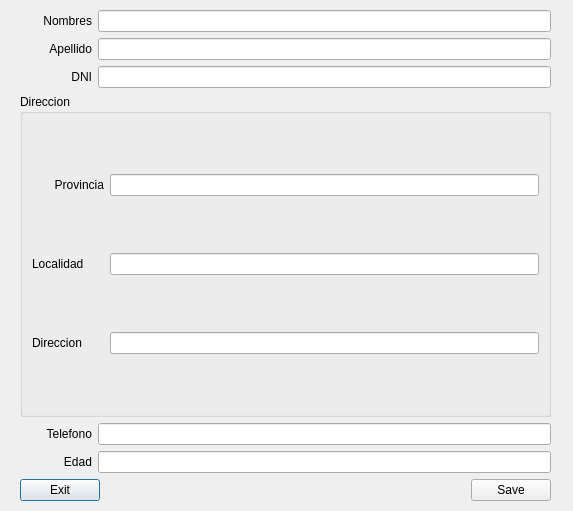
<?xml version="1.0" encoding="UTF-8"?>
<ui version="4.0">
 <class>Dialog</class>
 <widget class="QDialog" name="Dialog">
  <property name="geometry">
   <rect>
    <x>0</x>
    <y>0</y>
    <width>573</width>
    <height>511</height>
   </rect>
  </property>
  <property name="windowTitle">
   <string>Dialog</string>
  </property>
  <widget class="QWidget" name="layoutWidget">
   <property name="geometry">
    <rect>
     <x>20</x>
     <y>10</y>
     <width>531</width>
     <height>491</height>
    </rect>
   </property>
   <layout class="QVBoxLayout" name="verticalLayout_2">
    <item>
     <layout class="QGridLayout" name="gridLayout">
      <item row="0" column="0">
       <layout class="QHBoxLayout" name="hlDialog">
        <item>
         <widget class="QLabel" name="lbNombres">
          <property name="minimumSize">
           <size>
            <width>72</width>
            <height>0</height>
           </size>
          </property>
          <property name="text">
           <string>Nombres</string>
          </property>
          <property name="alignment">
           <set>Qt::AlignRight|Qt::AlignTrailing|Qt::AlignVCenter</set>
          </property>
         </widget>
        </item>
        <item>
         <widget class="QLineEdit" name="leNombres">
          <property name="sizePolicy">
           <sizepolicy hsizetype="Expanding" vsizetype="Fixed">
            <horstretch>0</horstretch>
            <verstretch>0</verstretch>
           </sizepolicy>
          </property>
          <property name="inputMethodHints">
           <set>Qt::ImhPreferUppercase|Qt::ImhUppercaseOnly</set>
          </property>
          <property name="maxLength">
           <number>100</number>
          </property>
         </widget>
        </item>
       </layout>
      </item>
      <item row="1" column="0">
       <layout class="QHBoxLayout" name="hlDialog">
        <item>
         <widget class="QLabel" name="lbApellido">
          <property name="minimumSize">
           <size>
            <width>72</width>
            <height>0</height>
           </size>
          </property>
          <property name="text">
           <string>Apellido</string>
          </property>
          <property name="alignment">
           <set>Qt::AlignRight|Qt::AlignTrailing|Qt::AlignVCenter</set>
          </property>
         </widget>
        </item>
        <item>
         <widget class="QLineEdit" name="leApellido">
          <property name="sizePolicy">
           <sizepolicy hsizetype="Expanding" vsizetype="Fixed">
            <horstretch>0</horstretch>
            <verstretch>0</verstretch>
           </sizepolicy>
          </property>
          <property name="inputMethodHints">
           <set>Qt::ImhPreferUppercase|Qt::ImhUppercaseOnly</set>
          </property>
         </widget>
        </item>
       </layout>
      </item>
      <item row="2" column="0">
       <layout class="QHBoxLayout" name="hlDialog">
        <item>
         <widget class="QLabel" name="lbDni">
          <property name="minimumSize">
           <size>
            <width>72</width>
            <height>0</height>
           </size>
          </property>
          <property name="text">
           <string>DNI</string>
          </property>
          <property name="alignment">
           <set>Qt::AlignRight|Qt::AlignTrailing|Qt::AlignVCenter</set>
          </property>
         </widget>
        </item>
        <item>
         <widget class="QLineEdit" name="leDni">
          <property name="sizePolicy">
           <sizepolicy hsizetype="Expanding" vsizetype="Fixed">
            <horstretch>0</horstretch>
            <verstretch>0</verstretch>
           </sizepolicy>
          </property>
          <property name="inputMethodHints">
           <set>Qt::ImhPreferNumbers</set>
          </property>
         </widget>
        </item>
       </layout>
      </item>
     </layout>
    </item>
    <item>
     <widget class="QGroupBox" name="groupBox">
      <property name="title">
       <string>Direccion</string>
      </property>
      <layout class="QGridLayout" name="gridLayout_2">
       <item row="0" column="0">
        <widget class="QLabel" name="lbDireccion_5">
         <property name="minimumSize">
          <size>
           <width>72</width>
           <height>0</height>
          </size>
         </property>
         <property name="text">
          <string>Provincia</string>
         </property>
         <property name="alignment">
          <set>Qt::AlignRight|Qt::AlignTrailing|Qt::AlignVCenter</set>
         </property>
        </widget>
       </item>
       <item row="1" column="0">
        <widget class="QLabel" name="label_9">
         <property name="text">
          <string>Localidad</string>
         </property>
        </widget>
       </item>
       <item row="1" column="1">
        <widget class="QLineEdit" name="leLocalidad"/>
       </item>
       <item row="2" column="0">
        <widget class="QLabel" name="label_10">
         <property name="text">
          <string>Direccion</string>
         </property>
        </widget>
       </item>
       <item row="2" column="1">
        <widget class="QLineEdit" name="leDireccion"/>
       </item>
       <item row="0" column="1">
        <widget class="QLineEdit" name="leProvincia">
         <property name="sizePolicy">
          <sizepolicy hsizetype="Expanding" vsizetype="Fixed">
           <horstretch>0</horstretch>
           <verstretch>0</verstretch>
          </sizepolicy>
         </property>
        </widget>
       </item>
      </layout>
     </widget>
    </item>
    <item>
     <layout class="QVBoxLayout" name="verticalLayout">
      <item>
       <layout class="QHBoxLayout" name="hlDialog">
        <item>
         <widget class="QLabel" name="lbTelefono">
          <property name="minimumSize">
           <size>
            <width>72</width>
            <height>0</height>
           </size>
          </property>
          <property name="text">
           <string>Telefono</string>
          </property>
          <property name="alignment">
           <set>Qt::AlignRight|Qt::AlignTrailing|Qt::AlignVCenter</set>
          </property>
         </widget>
        </item>
        <item>
         <widget class="QLineEdit" name="leTelefono">
          <property name="sizePolicy">
           <sizepolicy hsizetype="Expanding" vsizetype="Fixed">
            <horstretch>0</horstretch>
            <verstretch>0</verstretch>
           </sizepolicy>
          </property>
          <property name="inputMethodHints">
           <set>Qt::ImhPreferNumbers</set>
          </property>
         </widget>
        </item>
       </layout>
      </item>
      <item>
       <layout class="QHBoxLayout" name="hlDialog">
        <item>
         <widget class="QLabel" name="lbEdad">
          <property name="minimumSize">
           <size>
            <width>72</width>
            <height>0</height>
           </size>
          </property>
          <property name="text">
           <string>Edad</string>
          </property>
          <property name="alignment">
           <set>Qt::AlignRight|Qt::AlignTrailing|Qt::AlignVCenter</set>
          </property>
         </widget>
        </item>
        <item>
         <widget class="QLineEdit" name="leEdad">
          <property name="sizePolicy">
           <sizepolicy hsizetype="Expanding" vsizetype="Fixed">
            <horstretch>0</horstretch>
            <verstretch>0</verstretch>
           </sizepolicy>
          </property>
          <property name="inputMethodHints">
           <set>Qt::ImhPreferNumbers</set>
          </property>
         </widget>
        </item>
       </layout>
      </item>
      <item>
       <layout class="QHBoxLayout" name="horizontalLayout">
        <item>
         <widget class="QPushButton" name="btExit">
          <property name="text">
           <string>Exit</string>
          </property>
         </widget>
        </item>
        <item>
         <spacer name="horizontalSpacer">
          <property name="orientation">
           <enum>Qt::Horizontal</enum>
          </property>
          <property name="sizeHint" stdset="0">
           <size>
            <width>40</width>
            <height>20</height>
           </size>
          </property>
         </spacer>
        </item>
        <item>
         <widget class="QPushButton" name="btSave">
          <property name="text">
           <string>Save</string>
          </property>
         </widget>
        </item>
       </layout>
      </item>
     </layout>
    </item>
   </layout>
  </widget>
 </widget>
 <resources/>
 <connections>
  <connection>
   <sender>btExit</sender>
   <signal>clicked()</signal>
   <receiver>Dialog</receiver>
   <slot>close()</slot>
   <hints>
    <hint type="sourcelabel">
     <x>273</x>
     <y>201</y>
    </hint>
    <hint type="destinationlabel">
     <x>123</x>
     <y>186</y>
    </hint>
   </hints>
  </connection>
 </connections>
</ui>
